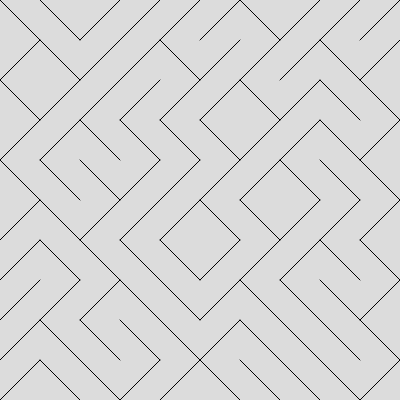
Frame 1 (no input)
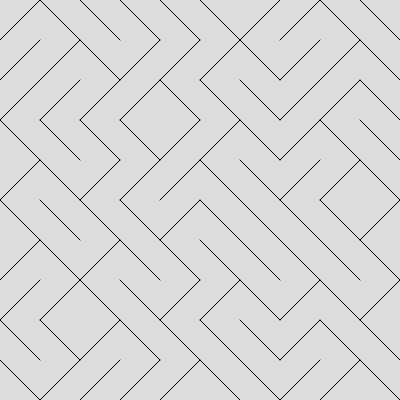
Frame 2 (the mouse pressed at the canvas centre, redrawn once)

The p5.js sketch that drew these frames (run headless with seeded random() and noise() and a simulated clock; the mouse was pressed at the canvas centre and the sketch redrawn once):

// p5.js sketch
// ── sketch.js
let colsNum = 10;
let rowsNum = 10;
let tileWidth;
let tileHeight;

function setup() {
  createCanvas(400, 400);
  tileWidth = width / colsNum;
  tileHeight = height / rowsNum;
}

function draw() {
  background(220);
  for(let c = 0; c < colsNum; c++){
    for(let r = 0; r < rowsNum; r ++){
      y = r * tileHeight;
      let x = c * tileWidth;
      //let x = map(c, 0, colsNum, 0, width);\
      if(random() > 0.5){
        tileA(x, y, tileWidth, tileHeight);
      }else{
        tileB(x, y, tileWidth, tileHeight);
      }
    }
  }
  noLoop();
}
function tileA(x, y, w, h){
  line(x, y, x+w, y+h);
}
function tileB(x, y, w, h){
  line(x + w, y, x, y + h);
}
